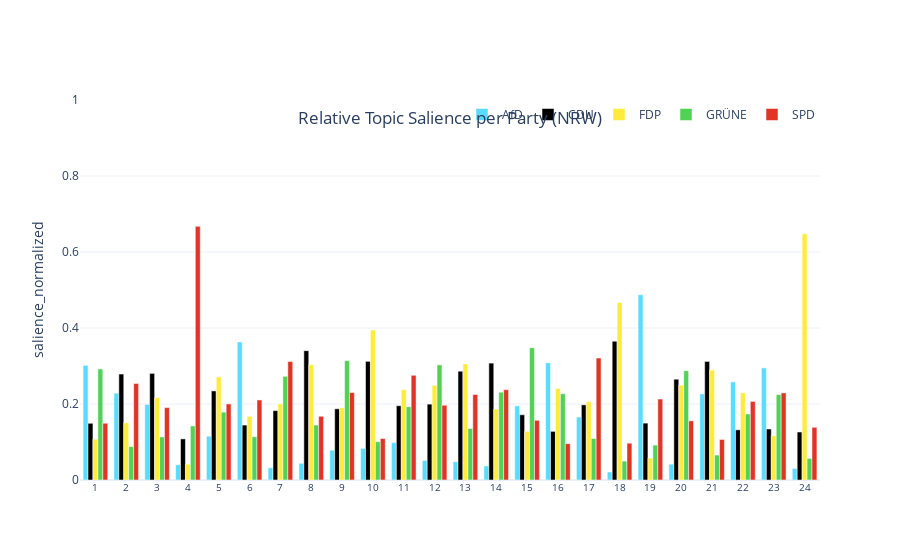
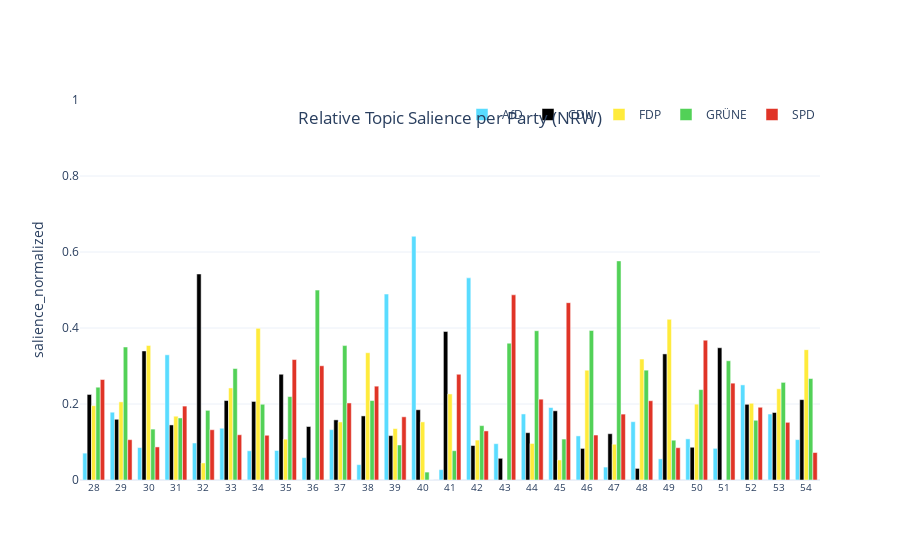
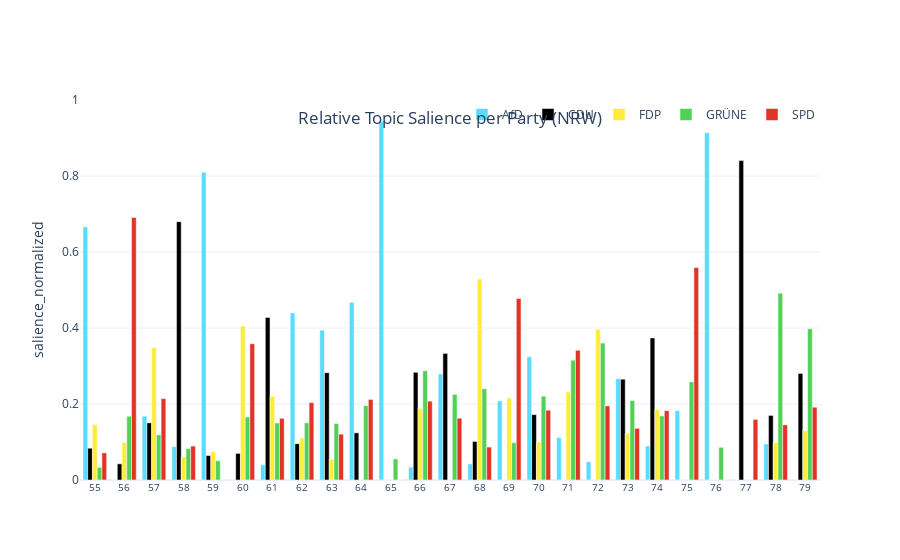

Here is the notebook cell these charts were saved with, in order:
### Code cell
# Salience normalized
fig = px.bar(graphdf1, x="Topic", y="salience_normalized", color="party", range_y=[0,1], barmode='group', template="plotly_white", color_discrete_map=PARTYCOLORS, title=f"Relative Topic Salience per Party ({BUNDESLAND.upper()})").update_layout(title_x=0.5, title_y=0.8, legend=dict(yanchor="top", y=1, xanchor="right", x=1, orientation='h', title=""), xaxis_title=None)
fig.update_layout(xaxis=dict(tickfont_size=10, tickvals=list(range(-1, graphdf1["Topic"].nunique()+1))))
fig.show()
fig = px.bar(graphdf2, x="Topic", y="salience_normalized", color="party", range_y=[0,1], barmode='group', template="plotly_white", color_discrete_map=PARTYCOLORS, title=f"Relative Topic Salience per Party ({BUNDESLAND.upper()})").update_layout(title_x=0.5, title_y=0.8, legend=dict(yanchor="top", y=1, xanchor="right", x=1, orientation='h', title=""), xaxis_title=None)
fig.update_layout(xaxis=dict(tickfont_size=10, tickvals=list(range(graphdf2["Topic"].unique().min(), graphdf2["Topic"].unique().max()+1))))
fig.show()
fig = px.bar(graphdf3, x="Topic", y="salience_normalized", color="party", range_y=[0,1], barmode='group', template="plotly_white", color_discrete_map=PARTYCOLORS, title=f"Relative Topic Salience per Party ({BUNDESLAND.upper()})").update_layout(title_x=0.5, title_y=0.8, legend=dict(yanchor="top", y=1, xanchor="right", x=1, orientation='h', title=""), xaxis_title=None)
fig.update_layout(xaxis=dict(tickfont_size=10, tickvals=list(range(graphdf3["Topic"].unique().min(), graphdf3["Topic"].unique().max()+1))))
fig.show()

### Figure 1 — Plotly figure (JSON) as saved in the notebook; plotly's stock layout.template omitted (floating-point values rounded to 4 significant figures)
{"data": [{"alignmentgroup": "True", "hovertemplate": "party=AfD<br>Topic=%{x}<br>salience_normalized=%{y}<extra></extra>", "legendgroup": "AfD", "marker": {"color": "#59dcff", "pattern": {"shape": ""}}, "name": "AfD", "offsetgroup": "AfD", "orientation": "v", "showlegend": true, "textposition": "auto", "type": "bar", "x": [1, 2, 3, 4, 5, 6, 7, 8, 9, 10, 11, 12, 13, 14, 15, 16, 17, 18, 19, 20, 21, 22, 23, 24], "xaxis": "x", "y": [0.3017, 0.2284, 0.1989, 0.04028, 0.1151, 0.3633, 0.0322, 0.04387, 0.07848, 0.08323, 0.09827, 0.05147, 0.04797, 0.03682, 0.1952, 0.3082, 0.1657, 0.02111, 0.4876, 0.04166, 0.2265, 0.2581, 0.2951, 0.03023], "yaxis": "y"}, {"alignmentgroup": "True", "hovertemplate": "party=CDU<br>Topic=%{x}<br>salience_normalized=%{y}<extra></extra>", "legendgroup": "CDU", "marker": {"color": "black", "pattern": {"shape": ""}}, "name": "CDU", "offsetgroup": "CDU", "orientation": "v", "showlegend": true, "textposition": "auto", "type": "bar", "x": [1, 2, 3, 4, 5, 6, 7, 8, 9, 10, 11, 12, 13, 14, 15, 16, 17, 18, 19, 20, 21, 22, 23, 24], "xaxis": "x", "y": [0.1492, 0.2788, 0.2805, 0.1082, 0.2344, 0.1446, 0.1826, 0.3404, 0.1874, 0.3123, 0.1955, 0.1997, 0.2863, 0.3076, 0.1717, 0.128, 0.1978, 0.3653, 0.1497, 0.2652, 0.312, 0.132, 0.1342, 0.1263], "yaxis": "y"}, {"alignmentgroup": "True", "hovertemplate": "party=FDP<br>Topic=%{x}<br>salience_normalized=%{y}<extra></extra>", "legendgroup": "FDP", "marker": {"color": "#ffeb3b", "pattern": {"shape": ""}}, "name": "FDP", "offsetgroup": "FDP", "orientation": "v", "showlegend": true, "textposition": "auto", "type": "bar", "x": [1, 2, 3, 4, 5, 6, 7, 8, 9, 10, 11, 12, 13, 14, 15, 16, 17, 18, 19, 20, 21, 22, 23, 24], "xaxis": "x", "y": [0.1073, 0.1507, 0.2167, 0.04178, 0.2716, 0.1675, 0.2004, 0.3034, 0.1899, 0.3946, 0.2378, 0.2491, 0.3052, 0.1867, 0.1278, 0.2409, 0.2062, 0.467, 0.0578, 0.2496, 0.2892, 0.2295, 0.1166, 0.6479], "yaxis": "y"}, {"alignmentgroup": "True", "hovertemplate": "party=GRÜNE<br>Topic=%{x}<br>salience_normalized=%{y}<extra></extra>", "legendgroup": "GRÜNE", "marker": {"color": "#52d157", "pattern": {"shape": ""}}, "name": "GRÜNE", "offsetgroup": "GRÜNE", "orientation": "v", "showlegend": true, "textposition": "auto", "type": "bar", "x": [1, 2, 3, 4, 5, 6, 7, 8, 9, 10, 11, 12, 13, 14, 15, 16, 17, 18, 19, 20, 21, 22, 23, 24], "xaxis": "x", "y": [0.2923, 0.08799, 0.1135, 0.1423, 0.1786, 0.114, 0.2729, 0.1446, 0.3141, 0.1008, 0.1928, 0.3029, 0.1355, 0.2311, 0.3482, 0.2272, 0.1092, 0.04969, 0.09184, 0.2877, 0.06564, 0.1736, 0.2249, 0.05693], "yaxis": "y"}, {"alignmentgroup": "True", "hovertemplate": "party=SPD<br>Topic=%{x}<br>salience_normalized=%{y}<extra></extra>", "legendgroup": "SPD", "marker": {"color": "#e03427", "pattern": {"shape": ""}}, "name": "SPD", "offsetgroup": "SPD", "orientation": "v", "showlegend": true, "textposition": "auto", "type": "bar", "x": [1, 2, 3, 4, 5, 6, 7, 8, 9, 10, 11, 12, 13, 14, 15, 16, 17, 18, 19, 20, 21, 22, 23, 24], "xaxis": "x", "y": [0.1494, 0.254, 0.1905, 0.6675, 0.2003, 0.2106, 0.3119, 0.1678, 0.2301, 0.1091, 0.2756, 0.1968, 0.225, 0.2377, 0.1571, 0.09566, 0.321, 0.09685, 0.2131, 0.1558, 0.1066, 0.2068, 0.2292, 0.1387], "yaxis": "y"}], "layout": {"autosize": true, "barmode": "group", "legend": {"orientation": "h", "title": {"text": ""}, "tracegroupgap": 0, "x": 1, "xanchor": "right", "y": 1, "yanchor": "top"}, "title": {"text": "Relative Topic Salience per Party (NRW)", "x": 0.5, "y": 0.8}, "xaxis": {"anchor": "y", "autorange": true, "domain": [0, 1], "range": [0.5, 24.5], "tickfont": {"size": 10}, "tickvals": [-1, 0, 1, 2, 3, 4, 5, 6, 7, 8, 9, 10, 11, 12, 13, 14, 15, 16, 17, 18, 19, 20, 21, 22, 23, 24], "title": {}, "type": "linear"}, "yaxis": {"anchor": "x", "domain": [0, 1], "range": [0, 1], "title": {"text": "salience_normalized"}, "type": "linear"}}}

### Figure 2 — Plotly figure (JSON) as saved in the notebook; plotly's stock layout.template omitted (floating-point values rounded to 4 significant figures)
{"data": [{"alignmentgroup": "True", "hovertemplate": "party=AfD<br>Topic=%{x}<br>salience_normalized=%{y}<extra></extra>", "legendgroup": "AfD", "marker": {"color": "#59dcff", "pattern": {"shape": ""}}, "name": "AfD", "offsetgroup": "AfD", "orientation": "v", "showlegend": true, "textposition": "auto", "type": "bar", "x": [28, 29, 30, 31, 32, 33, 34, 35, 36, 37, 38, 39, 40, 41, 42, 43, 44, 45, 46, 47, 48, 49, 50, 51, 52, 53, 54], "xaxis": "x", "y": [0.07072, 0.1784, 0.08535, 0.3295, 0.09733, 0.1363, 0.07698, 0.07771, 0.05896, 0.1326, 0.04037, 0.4893, 0.6414, 0.02729, 0.5319, 0.09558, 0.1738, 0.1907, 0.1161, 0.03402, 0.1535, 0.05559, 0.1083, 0.08331, 0.2503, 0.1736, 0.1063], "yaxis": "y"}, {"alignmentgroup": "True", "hovertemplate": "party=CDU<br>Topic=%{x}<br>salience_normalized=%{y}<extra></extra>", "legendgroup": "CDU", "marker": {"color": "black", "pattern": {"shape": ""}}, "name": "CDU", "offsetgroup": "CDU", "orientation": "v", "showlegend": true, "textposition": "auto", "type": "bar", "x": [28, 29, 30, 31, 32, 33, 34, 35, 36, 37, 38, 39, 40, 41, 42, 43, 44, 45, 46, 47, 48, 49, 50, 51, 52, 53, 54], "xaxis": "x", "y": [0.2251, 0.1597, 0.3396, 0.1449, 0.5422, 0.2091, 0.2067, 0.2783, 0.1408, 0.1582, 0.1687, 0.1168, 0.1848, 0.3909, 0.09071, 0.05705, 0.1245, 0.1821, 0.08313, 0.1218, 0.03053, 0.3318, 0.08616, 0.3481, 0.1992, 0.1776, 0.2115], "yaxis": "y"}, {"alignmentgroup": "True", "hovertemplate": "party=FDP<br>Topic=%{x}<br>salience_normalized=%{y}<extra></extra>", "legendgroup": "FDP", "marker": {"color": "#ffeb3b", "pattern": {"shape": ""}}, "name": "FDP", "offsetgroup": "FDP", "orientation": "v", "showlegend": true, "textposition": "auto", "type": "bar", "x": [28, 29, 30, 31, 32, 33, 34, 35, 37, 38, 39, 40, 41, 42, 44, 45, 46, 47, 48, 49, 50, 52, 53, 54, 36, 43, 51], "xaxis": "x", "y": [0.1956, 0.2056, 0.3541, 0.1679, 0.04486, 0.2423, 0.3992, 0.1075, 0.1528, 0.3349, 0.1353, 0.1529, 0.2264, 0.1051, 0.09615, 0.05274, 0.2889, 0.09409, 0.3183, 0.4228, 0.1996, 0.2019, 0.2401, 0.343, 0, 0, 0], "yaxis": "y"}, {"alignmentgroup": "True", "hovertemplate": "party=GRÜNE<br>Topic=%{x}<br>salience_normalized=%{y}<extra></extra>", "legendgroup": "GRÜNE", "marker": {"color": "#52d157", "pattern": {"shape": ""}}, "name": "GRÜNE", "offsetgroup": "GRÜNE", "orientation": "v", "showlegend": true, "textposition": "auto", "type": "bar", "x": [28, 29, 30, 31, 32, 33, 34, 35, 36, 37, 38, 39, 40, 41, 42, 43, 44, 45, 46, 47, 48, 49, 50, 51, 52, 53, 54], "xaxis": "x", "y": [0.2442, 0.3501, 0.134, 0.1633, 0.1833, 0.2933, 0.1994, 0.2196, 0.4997, 0.3537, 0.2091, 0.09217, 0.02083, 0.0771, 0.1431, 0.3601, 0.3929, 0.1078, 0.3935, 0.5766, 0.289, 0.1047, 0.2379, 0.3138, 0.1572, 0.2569, 0.267], "yaxis": "y"}, {"alignmentgroup": "True", "hovertemplate": "party=SPD<br>Topic=%{x}<br>salience_normalized=%{y}<extra></extra>", "legendgroup": "SPD", "marker": {"color": "#e03427", "pattern": {"shape": ""}}, "name": "SPD", "offsetgroup": "SPD", "orientation": "v", "showlegend": true, "textposition": "auto", "type": "bar", "x": [28, 29, 30, 31, 32, 33, 34, 35, 36, 37, 38, 39, 41, 42, 43, 44, 45, 46, 47, 48, 49, 50, 51, 52, 53, 54, 40], "xaxis": "x", "y": [0.2644, 0.1061, 0.08702, 0.1945, 0.1323, 0.1191, 0.1177, 0.317, 0.3006, 0.2027, 0.247, 0.1663, 0.2783, 0.1291, 0.4873, 0.2127, 0.4667, 0.1184, 0.1734, 0.2086, 0.08503, 0.368, 0.2548, 0.1914, 0.1517, 0.07226, 0], "yaxis": "y"}], "layout": {"autosize": true, "barmode": "group", "legend": {"orientation": "h", "title": {"text": ""}, "tracegroupgap": 0, "x": 1, "xanchor": "right", "y": 1, "yanchor": "top"}, "title": {"text": "Relative Topic Salience per Party (NRW)", "x": 0.5, "y": 0.8}, "xaxis": {"anchor": "y", "autorange": true, "domain": [0, 1], "range": [27.5, 54.5], "tickfont": {"size": 10}, "tickvals": [28, 29, 30, 31, 32, 33, 34, 35, 36, 37, 38, 39, 40, 41, 42, 43, 44, 45, 46, 47, 48, 49, 50, 51, 52, 53, 54], "title": {}, "type": "linear"}, "yaxis": {"anchor": "x", "domain": [0, 1], "range": [0, 1], "title": {"text": "salience_normalized"}, "type": "linear"}}}

### Figure 3 — Plotly figure (JSON) as saved in the notebook; plotly's stock layout.template omitted (floating-point values rounded to 4 significant figures)
{"data": [{"alignmentgroup": "True", "hovertemplate": "party=AfD<br>Topic=%{x}<br>salience_normalized=%{y}<extra></extra>", "legendgroup": "AfD", "marker": {"color": "#59dcff", "pattern": {"shape": ""}}, "name": "AfD", "offsetgroup": "AfD", "orientation": "v", "showlegend": true, "textposition": "auto", "type": "bar", "x": [55, 57, 58, 59, 61, 62, 63, 64, 65, 66, 67, 68, 69, 70, 71, 72, 73, 74, 75, 76, 78, 56, 60, 77, 79], "xaxis": "x", "y": [0.6663, 0.1681, 0.08763, 0.81, 0.03981, 0.4397, 0.3942, 0.4679, 0.9444, 0.03392, 0.2791, 0.04251, 0.2082, 0.3242, 0.1116, 0.04782, 0.2666, 0.08948, 0.1828, 0.9139, 0.09491, 0, 0, 0, 0], "yaxis": "y"}, {"alignmentgroup": "True", "hovertemplate": "party=CDU<br>Topic=%{x}<br>salience_normalized=%{y}<extra></extra>", "legendgroup": "CDU", "marker": {"color": "black", "pattern": {"shape": ""}}, "name": "CDU", "offsetgroup": "CDU", "orientation": "v", "showlegend": true, "textposition": "auto", "type": "bar", "x": [55, 56, 57, 58, 59, 60, 61, 62, 63, 64, 66, 67, 68, 70, 73, 74, 77, 78, 79, 65, 69, 71, 72, 75, 76], "xaxis": "x", "y": [0.08372, 0.04257, 0.1505, 0.6799, 0.06446, 0.07001, 0.4277, 0.09543, 0.2823, 0.1241, 0.2834, 0.3331, 0.1015, 0.172, 0.2652, 0.3739, 0.8405, 0.1699, 0.2804, 0, 0, 0, 0, 0, 0], "yaxis": "y"}, {"alignmentgroup": "True", "hovertemplate": "party=FDP<br>Topic=%{x}<br>salience_normalized=%{y}<extra></extra>", "legendgroup": "FDP", "marker": {"color": "#ffeb3b", "pattern": {"shape": ""}}, "name": "FDP", "offsetgroup": "FDP", "orientation": "v", "showlegend": true, "textposition": "auto", "type": "bar", "x": [55, 56, 57, 58, 59, 60, 61, 62, 63, 66, 68, 69, 70, 71, 72, 73, 74, 78, 79, 64, 65, 67, 75, 76, 77], "xaxis": "x", "y": [0.1455, 0.09863, 0.3486, 0.06059, 0.07468, 0.4055, 0.2202, 0.1105, 0.05451, 0.1876, 0.5291, 0.216, 0.09963, 0.2315, 0.3968, 0.1229, 0.1856, 0.09843, 0.1299, 0, 0, 0, 0, 0, 0], "yaxis": "y"}, {"alignmentgroup": "True", "hovertemplate": "party=GRÜNE<br>Topic=%{x}<br>salience_normalized=%{y}<extra></extra>", "legendgroup": "GRÜNE", "marker": {"color": "#52d157", "pattern": {"shape": ""}}, "name": "GRÜNE", "offsetgroup": "GRÜNE", "orientation": "v", "showlegend": true, "textposition": "auto", "type": "bar", "x": [55, 56, 57, 58, 59, 60, 61, 62, 63, 64, 65, 66, 67, 68, 69, 70, 71, 72, 73, 74, 75, 76, 78, 79, 77], "xaxis": "x", "y": [0.03302, 0.1679, 0.1187, 0.08252, 0.05085, 0.1657, 0.15, 0.1506, 0.1485, 0.1959, 0.05559, 0.2875, 0.2253, 0.2402, 0.09805, 0.2205, 0.3154, 0.3603, 0.2093, 0.1685, 0.2582, 0.08607, 0.4916, 0.3981, 0], "yaxis": "y"}, {"alignmentgroup": "True", "hovertemplate": "party=SPD<br>Topic=%{x}<br>salience_normalized=%{y}<extra></extra>", "legendgroup": "SPD", "marker": {"color": "#e03427", "pattern": {"shape": ""}}, "name": "SPD", "offsetgroup": "SPD", "orientation": "v", "showlegend": true, "textposition": "auto", "type": "bar", "x": [55, 56, 57, 58, 60, 61, 62, 63, 64, 66, 67, 68, 69, 70, 71, 72, 73, 74, 75, 77, 78, 79, 59, 65, 76], "xaxis": "x", "y": [0.07151, 0.6909, 0.2142, 0.08935, 0.3588, 0.1624, 0.2038, 0.1206, 0.2121, 0.2075, 0.1626, 0.08669, 0.4777, 0.1837, 0.3415, 0.1951, 0.1359, 0.1825, 0.5591, 0.1595, 0.1452, 0.1916, 0, 0, 0], "yaxis": "y"}], "layout": {"autosize": true, "barmode": "group", "legend": {"orientation": "h", "title": {"text": ""}, "tracegroupgap": 0, "x": 1, "xanchor": "right", "y": 1, "yanchor": "top"}, "title": {"text": "Relative Topic Salience per Party (NRW)", "x": 0.5, "y": 0.8}, "xaxis": {"anchor": "y", "autorange": true, "domain": [0, 1], "range": [54.5, 79.5], "tickfont": {"size": 10}, "tickvals": [55, 56, 57, 58, 59, 60, 61, 62, 63, 64, 65, 66, 67, 68, 69, 70, 71, 72, 73, 74, 75, 76, 77, 78, 79], "title": {}, "type": "linear"}, "yaxis": {"anchor": "x", "domain": [0, 1], "range": [0, 1], "title": {"text": "salience_normalized"}, "type": "linear"}}}
